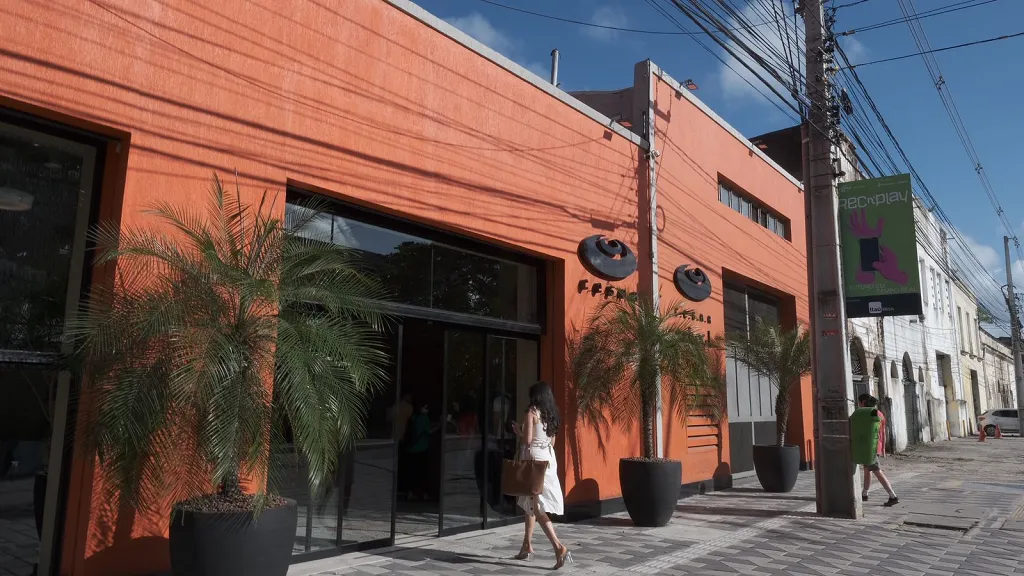
#> input picture cesar-fachada-1.webp, 1024 x 576 px, found by its file name
$ python generate_feature_illustrations.py
#> lines starting #> are read from the running program, lines starting #| are printed output that depends on the picture
### 003_ks_drift_alert_streamlit/histogram.py
"""Histograma e CDF de um canal de imagem (L/R/G/B) com Pillow.

Converte a imagem, conta pixels por faixa e acumula a CDF usada pelo KS.

Pré-condições:
  - imagem Pillow carregável; canal em {L, R, G, B};
  - bins ≥ 1.

Fluxo::

    imagem ──► extract_channel ──► histogram ──► rebin? ──► CDF

Saídas principais: compute_histogram, cumulative_distribution, draw helpers.
"""

from __future__ import annotations

from collections.abc import Sequence

from PIL import Image, ImageDraw
from PIL.Image import Image as PILImage

DEFAULT_BINS = 256
CHANNEL_INDEX = {"L": None, "R": 0, "G": 1, "B": 2}


def extract_channel(image: PILImage, channel: str) -> PILImage:
    """Devolve um canal em modo L (`L`/`R`/`G`/`B`)."""
    if channel == "L":
        return image.convert("L")
    rgb = image.convert("RGB")
    return rgb.getchannel(CHANNEL_INDEX[channel])


def rebin_counts(counts: Sequence[int], bins: int) -> list[int]:
    """Reagrupa contagens para um número arbitrário de bins."""
    source = list(counts)
    source_bins = len(source)
    if bins == source_bins:
        return source
    out = [0] * bins
    for i, value in enumerate(source):
        out[min(bins - 1, (i * bins) // source_bins)] += int(value)
    return out


def compute_histogram(
    image: PILImage,
    channel: str = "L",
    bins: int = DEFAULT_BINS,
) -> list[int]:
    """Histograma de um canal; `bins` controla a resolução."""
    counts = list(extract_channel(image, channel).histogram())
    return rebin_counts(counts, bins)


# [63 lines left out: functions cumulative_distribution, histogram_with_cdf, draw_histogram, not called in this run]

### 010_corpus_histograms_model/image_extract.py
"""Camada 1 — extrai dados de UMA imagem e grava para uso posterior no corpus.

Não é API. Nenhum endpoint deve expor isto.
"""

from __future__ import annotations

import json
from pathlib import Path

from PIL import Image
from PIL.Image import Image as PILImage

from histogram import DEFAULT_BINS, compute_histogram

FEATURES_DIR = Path("features")
CHANNELS = ("L", "R", "G", "B")


def luminance_mean(image: PILImage, bins: int = DEFAULT_BINS) -> float:
    counts = compute_histogram(image, channel="L", bins=bins)
    total = sum(counts)
    return sum(i * count for i, count in enumerate(counts)) / total


def extract_image_features(image: PILImage, *, bins: int = DEFAULT_BINS) -> dict:
    """Dados por imagem: média de L + histogramas L/R/G/B."""
    return {
        "bins": bins,
        "luminance_mean": luminance_mean(image, bins=bins),
        "histograms": {
            channel: compute_histogram(image, channel=channel, bins=bins)
            for channel in CHANNELS
        },
    }


def feature_path_for(image_path: Path, features_dir: Path = FEATURES_DIR) -> Path:
    return features_dir / f"{image_path.stem}.json"


# [14 lines left out: function save_image_features, not called in this run]


def load_image_features(path: Path) -> dict:
    return json.loads(path.read_text(encoding="utf-8"))


def list_feature_files(features_dir: Path = FEATURES_DIR) -> list[Path]:
    return sorted(features_dir.glob("*.json"))

### 010_corpus_histograms_model/scripts/generate_feature_illustrations.py
"""Gera ilustrações didácticas do pipeline de features → illustrations/."""

from __future__ import annotations

import sys
from pathlib import Path

ROOT = Path(__file__).resolve().parent.parent
if str(ROOT) not in sys.path:
    sys.path.insert(0, str(ROOT))

OUT = ROOT / "illustrations"
SAMPLE = ROOT / "samples" / "cesar-fachada-1.webp"


def main() -> int:
    import matplotlib.pyplot as plt
    import numpy as np
    from PIL import Image

    OUT.mkdir(parents=True, exist_ok=True)
    plt.rcParams.update(
        {
            "font.size": 11,
            "axes.titlesize": 12,
            "figure.facecolor": "white",
            "axes.facecolor": "white",
        }
    )

    # --- 1) Pipeline camadas ---
    fig, ax = plt.subplots(figsize=(10.5, 3.2), constrained_layout=True)
    ax.set_xlim(0, 10)
    ax.set_ylim(0, 3)
    ax.axis("off")
    boxes = [
        (0.3, 1.0, 1.8, 1.2, "samples/\ntrain_*.jpg", "#dbeafe"),
        (2.5, 1.0, 2.0, 1.2, "Camada 1\nimage_extract\nfeatures/*.json", "#fef3c7"),
        (5.0, 1.0, 2.2, 1.2, "Camada 2\ncorpus_stats\ncorpus_stats.json", "#dcfce7"),
        (7.7, 1.0, 2.0, 1.2, "HTTP\n/monitor-\nhistogram-corpus-*", "#ede9fe"),
    ]
    for x, y, w, h, text, color in boxes:
        ax.add_patch(
            plt.Rectangle((x, y), w, h, facecolor=color, edgecolor="#334155", linewidth=1.5, zorder=2)
        )
        ax.text(x + w / 2, y + h / 2, text, ha="center", va="center", fontsize=10, zorder=3)
    for x0, x1 in [(2.1, 2.5), (4.5, 5.0), (7.2, 7.7)]:
        ax.annotate(
            "",
            xy=(x1, 1.6),
            xytext=(x0, 1.6),
            arrowprops=dict(arrowstyle="->", color="#334155", lw=1.8),
            zorder=1,
        )
    ax.set_title("Offline (camadas 1–2) alimenta o relatório HTTP — a API não reabre as fotos")
    fig.savefig(OUT / "01_pipeline_camadas.png", dpi=160)
    plt.close(fig)

    # --- 2) Canais LRGB ---
    img = Image.open(SAMPLE).convert("RGB")
#> img is the input picture: PIL image 1024x576 RGB; mean R, G, B 107.8, 87, 82.5
    img_small = img.resize((180, 120))
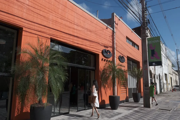
#> img_small: PIL image 180x120 RGB; mean R, G, B 107.8, 87, 82.5
    arr = np.asarray(img_small)
    L = np.asarray(img_small.convert("L"))
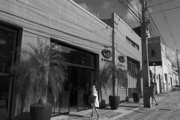
#> L: shape (120, 180); min 2, max 245, mean 92.7
    fig, axes = plt.subplots(1, 5, figsize=(11, 2.8), constrained_layout=True)
    axes[0].imshow(arr)
    axes[0].set_title("RGB original")
    axes[0].axis("off")
    axes[1].imshow(L, cmap="gray", vmin=0, vmax=255)
    axes[1].set_title("L (luminância)")
    axes[1].axis("off")
    for i, (name, plane, cmap) in enumerate(
        [("R", arr[:, :, 0], "Reds"), ("G", arr[:, :, 1], "Greens"), ("B", arr[:, :, 2], "Blues")],
        start=2,
    ):
        axes[i].imshow(plane, cmap=cmap, vmin=0, vmax=255)
        axes[i].set_title(name)
        axes[i].axis("off")
#> this loop made 3 passes
#> (name, cmap) on passes 1 to 3: ('R', 'Reds'), ('G', 'Greens'), ('B', 'Blues')
    fig.suptitle("Quatro mapas de intensidade derivados da mesma fotografia", fontsize=12)
    fig.savefig(OUT / "02_canais_LRGB.png", dpi=160)
    plt.close(fig)

    # --- 3) Histograma L + luminance_mean ---
    from image_extract import extract_image_features

    full = Image.open(SAMPLE)
    full.load()
    feat = extract_image_features(full)
#> in compute_histogram, `counts = list(extract_channel(image, channel).histogram())`: counts = 256 values, max 5840 at index 37, min 8 at index 249, mean 2304
#> in rebin_counts, `source = list(counts)`: source has the same summary as counts in compute_histogram
#> in rebin_counts, `source_bins = len(source)`: source_bins = 256
#> in luminance_mean, `total = sum(counts)`: total = 589824
#> call 3 of extract_channel, with channel = 'R'
#> in extract_channel (call 3), `return rgb.getchannel(CHANNEL_INDEX[channel])`:
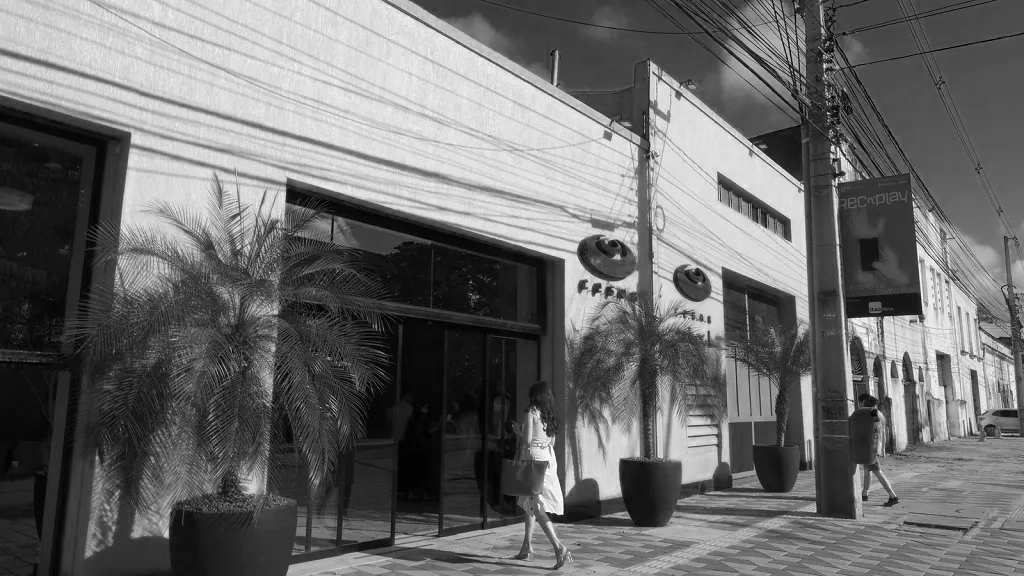
#> returned value: PIL image 1024x576 L; min 0, max 255, mean 107.8
#> call 4 of extract_channel, with channel = 'G'
#> in extract_channel (call 4), `return rgb.getchannel(CHANNEL_INDEX[channel])`:
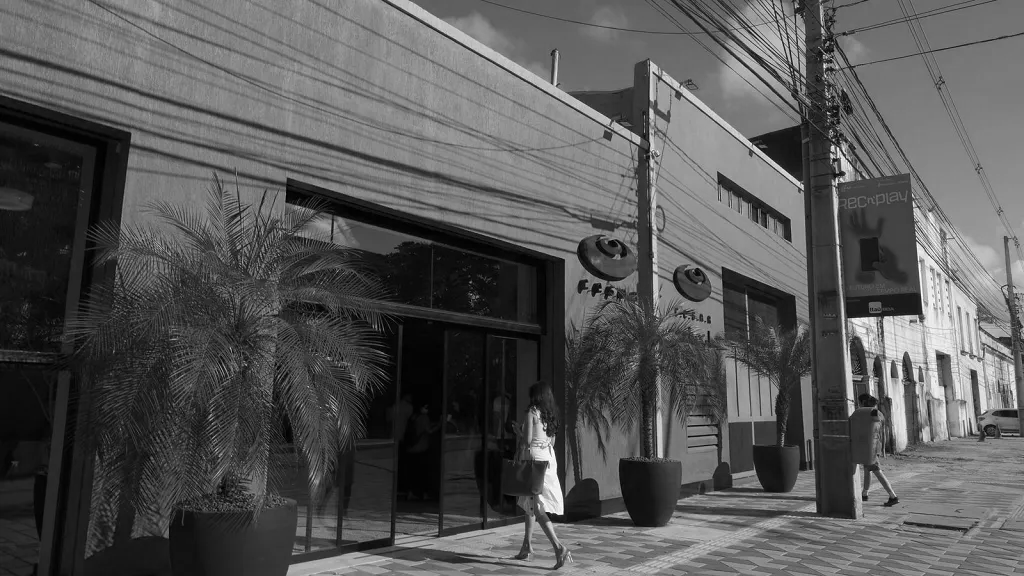
#> returned value: PIL image 1024x576 L; min 0, max 255, mean 87
#> in extract_channel (call 5), `return rgb.getchannel(CHANNEL_INDEX[channel])`:
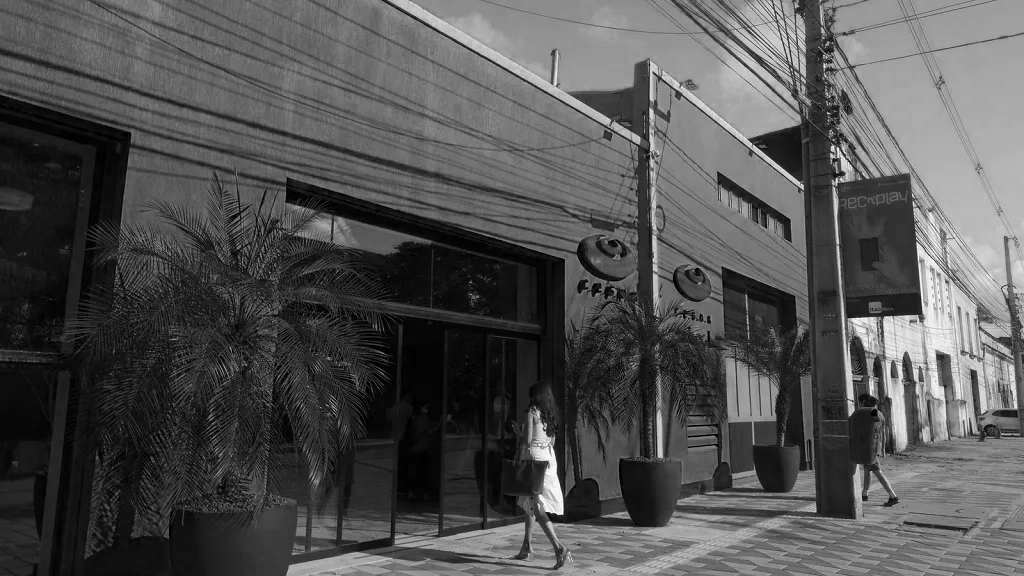
#> returned value: PIL image 1024x576 L; min 0, max 255, mean 82.5
#> feat = 3 items
    counts = np.array(feat["histograms"]["L"], dtype=float)
    mean = feat["luminance_mean"]
#> mean = 92.67
    xs = np.arange(256)

    fig, axes = plt.subplots(1, 2, figsize=(10, 3.4), constrained_layout=True)
    axes[0].imshow(np.asarray(full.convert("L")), cmap="gray")
    axes[0].set_title("Canal L da imagem de exemplo")
    axes[0].axis("off")
    axes[1].bar(xs, counts, width=1.0, color="#4a6fa5", linewidth=0)
    axes[1].axvline(mean, color="#c45c26", linewidth=2.0, label=f"luminance_mean ≈ {mean:.1f}")
    axes[1].set_xlim(0, 255)
    axes[1].set_xlabel("nível (0…255)")
    axes[1].set_ylabel("contagem de píxeis")
    axes[1].set_title("Histograma de L e média ponderada")
    axes[1].legend(loc="upper right", fontsize=9)
    fig.savefig(OUT / "03_histograma_luminance_mean.png", dpi=160)
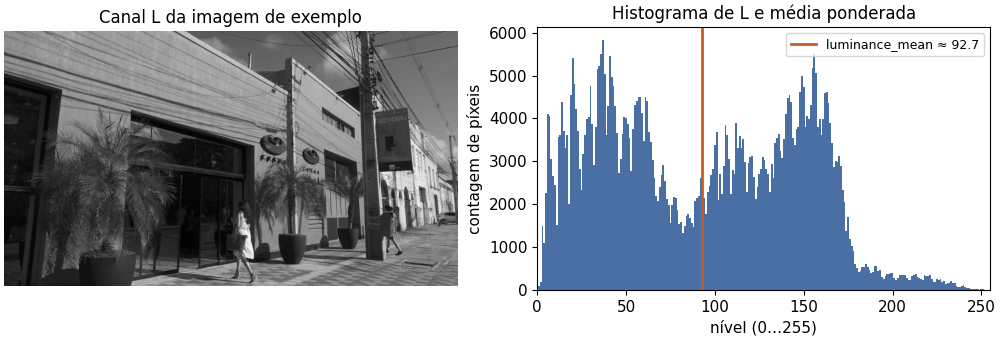
#> figure drawn by matplotlib, 2 panels; panel 2: tallest bar 5840 high, from x = 36.5 to 37.5
    plt.close(fig)
#> figure, not shown here; panel 2: tallest bar 5840 high, from x = 36.5 to 37.5

    # --- 4) Tutorial flow ---
    fig, ax = plt.subplots(figsize=(10.5, 3.0), constrained_layout=True)
    ax.set_xlim(0, 10)
    ax.set_ylim(0, 3)
    ax.axis("off")
    steps = [
        (0.2, "1. Escolha\numa imagem"),
        (2.3, "2. save_image\n_features(...)"),
        (4.6, "3. features/\n<stem>.json"),
        (6.9, "4. Inspecione\nluminance_mean"),
        (8.7, "5. (Opcional)\nincluir no corpus"),
    ]
    for i, (x, label) in enumerate(steps):
        ax.add_patch(
            plt.Rectangle((x, 0.9), 1.7, 1.3, facecolor="#f1f5f9", edgecolor="#334155", linewidth=1.4)
        )
        ax.text(x + 0.85, 1.55, label, ha="center", va="center", fontsize=9)
        if i < len(steps) - 1:
            ax.annotate(
                "",
                xy=(steps[i + 1][0], 1.55),
                xytext=(x + 1.7, 1.55),
                arrowprops=dict(arrowstyle="->", color="#334155", lw=1.5),
            )
    ax.set_title("Tutorial: de uma foto qualquer ao JSON de características")
    fig.savefig(OUT / "04_tutorial_uma_imagem.png", dpi=160)
    plt.close(fig)
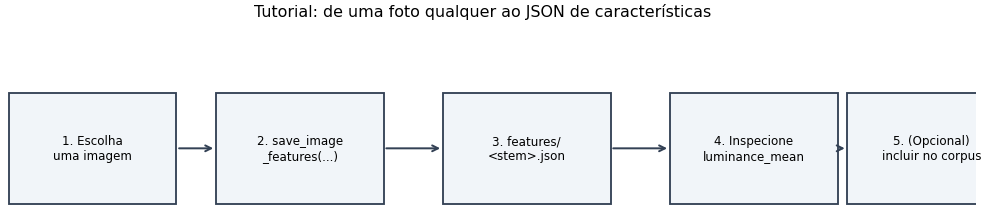
#> figure drawn by matplotlib, 1 panel

    print(f"ilustrações em {OUT}")
    for p in sorted(OUT.glob("*.png")):
        print(p.name)
    return 0


if __name__ == "__main__":
    raise SystemExit(main())
#> (the program exits here)
